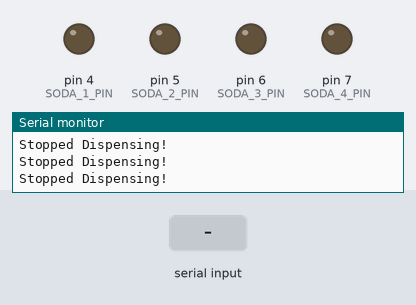
A sketch run on a simulated Arduino Uno, built with avr-gcc and run on an emulated ATmega328P. Parts: output pins drawn as LEDs (lit = HIGH), the last lines printed to the serial monitor. The inputs (shaded band) are chosen by the test bench.

Above: at 1.2 s.
1.3 s: "1" received over Serial
At 1.62 s:
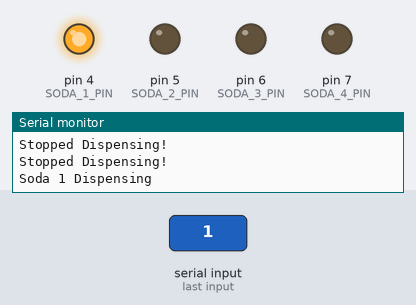
3.2 s: "2" received over Serial
At 3.37 s:
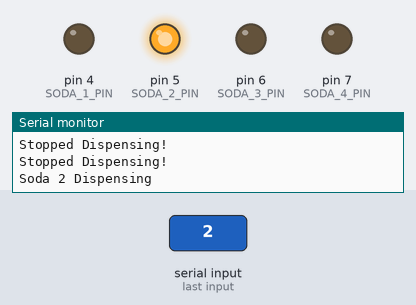
Timing chart, 0 to 6.2 s (numbered marks = the images above; inputs shaded):
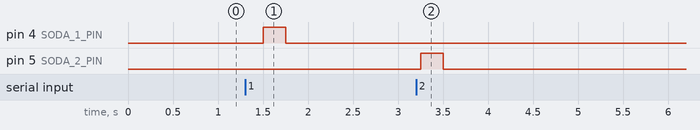

Measured:
- after the input at 1.3 s, pin 4 (SODA_1_PIN): LOW → HIGH after 0.20 s, → LOW 0.25 s later
- after the input at 3.2 s, pin 5 (SODA_2_PIN): LOW → HIGH after 0.05 s, → LOW 0.25 s later

The sketch:

solenoids.ino
```cpp
#define SODA_1_PIN 4
#define SODA_2_PIN 5
#define SODA_3_PIN 6
#define SODA_4_PIN 7

#define SODA1 1
#define SODA2 2
#define SODA3 3
#define SODA4 4

int dispensing = 0;

void bluetoothRead();

void setup() {
	Serial.begin(9600);  //Begin serial communcation
	// Initialize Ports
	pinMode(SODA_1_PIN, OUTPUT);
	pinMode(SODA_2_PIN, OUTPUT);
	pinMode(SODA_3_PIN, OUTPUT);
	pinMode(SODA_4_PIN, OUTPUT);
        Serial.println("Finished Setup");
}

void loop() {
	readBluetooth(); //TODO Get bluetooth read working
	if(dispensing){
		switch(dispensing){
			case SODA1:
				Serial.println("Soda 1 Dispensing");
				digitalWrite(SODA_1_PIN, HIGH);
				break;
			case SODA2:
				Serial.println("Soda 2 Dispensing");
				digitalWrite(SODA_2_PIN, HIGH);
				break;
			case SODA3:
				Serial.println("Soda 3 Dispensing");
				digitalWrite(SODA_3_PIN, HIGH);
				break;
			case SODA4:
				Serial.println("Soda 4 Dispensing");
				digitalWrite(SODA_4_PIN, HIGH);
				break;
		}
	}
        else{
          //Serial.println("Not Dispensing :)");
        }

	delay(250);

	digitalWrite(SODA_1_PIN, LOW);
	digitalWrite(SODA_2_PIN, LOW);
	digitalWrite(SODA_3_PIN, LOW);
	digitalWrite(SODA_4_PIN, LOW);
}

// Read the LAST message sent from the android and interpret
void readBluetooth(){

  // Fill line variable with serial contents
  // Reset lines if there is a newline character (so it only interprets the last message sent)
  String line = "";
  char mode[1];

 while (Serial.available()){
//    mode = Serial.read();
    Serial.readBytes(mode,1);
//    mode[0] = mode[0]-'0';
  }


//  Serial.print("Mode: ");
//  Serial.println(mode);
 // mode = Serial.read();
  // Interpret contents of last message

  // At the moment, there are only two possible cases
  // "0" => Not Dispensing (Move)
  // "1" => Dispensing Soda 1
  // "2" => Dispensing Soda 2
  // "3" => Dispensing Soda 3
  // "4" => Dispensing Soda 4
  if(mode[0] == '1'){
    dispensing = 1;
  }
  else if (mode[0] == '2'){
    dispensing = 2;
  }
  else{
	Serial.println("Stopped Dispensing!");
  	dispensing = 0;
  }

}
```
